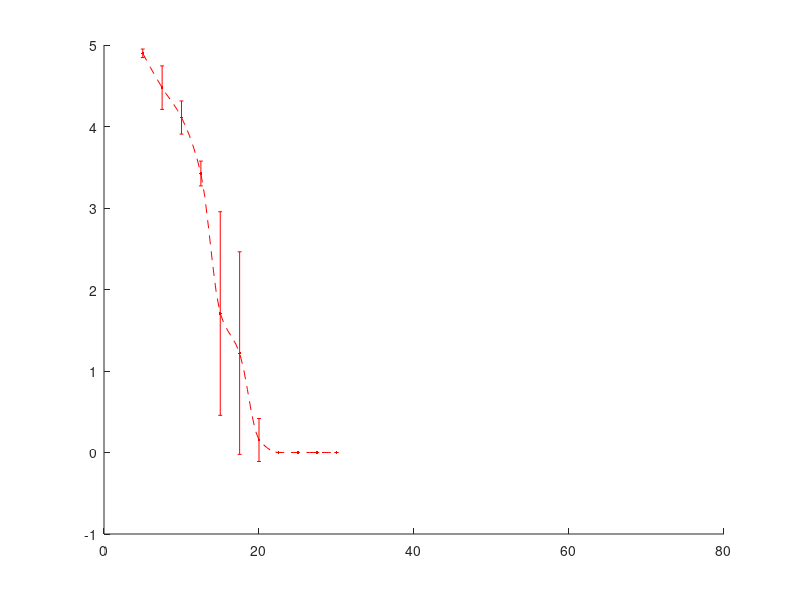

MATLAB code for this plot: (Note: this script raises an error after producing the figure.)
clear all;
rng('shuffle');
number = rand;%used to differenciate the experiments
disp(['Starting experiment number ',num2str(number)]);

n = 100;
smooth_radius = 100;
m = 140;

params.improved_circ = false;
params.improved_rx = 1;%1: Qi+, 2: Qi optimal, other: regular Qi 1.0
params.version = 2;%Qi+ version
params.improved_tx = false;

params.R = [0.015;3.97];
params.miEnv = 1.256627e-06;
params.maxCurrent = 1.2594;
params.env = 'STEIN_ENV_large.mat';
params.beta = 0.225;

%params for TX/RX joint optimization
params.ttl_TX = 25;
params.ttl_RX = inf;

%involved distances
if strcmp('STEIN_ENV.mat',params.env)
    d_min = 5;
    d_max = 30;
	tTime = 1000;
	params.stepByStep = false;
else
    if strcmp('STEIN_ENV_large.mat',params.env)
        d_min = 5;
        d_max = 74.5;
        tTime = 1000;
		params.stepByStep = true;
    end
end

%reference values in V(from STEIN paper, 35g/L salty water experiment)
ref_volt = [4.93, 4.63, 3.88, 3.27, 0.00, 0.00, 0.00, 0.00, 0.00, 0.00, 0.00;
            4.93, 4.42, 4.34, 3.59, 3.26, 3.17, 0.80, 0.00, 0.00, 0.00, 0.00;
            4.93, 4.93, 4.47, 3.50, 3.52, 2.99, 0.12, 0.00, 0.00, 0.00, 0.00;
            4.77, 4.30, 3.95, 3.17, 1.77, 0.00, 0.00, 0.00, 0.00, 0.00, 0.00;
            4.91, 3.98, 3.90, 3.64, 1.68, 1.16, 0.00, 0.00, 0.00, 0.00, 0.00;
            4.92, 4.60, 4.12, 3.37, 0.00, 0.00, 0.00, 0.00, 0.00, 0.00, 0.00];
ref_mean = mean(ref_volt);
%confidence interval size, considering t-student distribution
ref_err = 2.015*std(ref_volt)/sqrt(6);
%distance of the samples (mm)
ref_dist = [5, 7.50, 10.00, 12.5, 15.0, 17.5, 20.0, 22.5, 25, 27.5, 30];

%cubic interpolation of the reference data in order to better compare it to
%the simulated data
ref_mean1 = interp1(ref_dist,ref_mean,linspace(d_min,d_max,m),'pchip');
ref_std = interp1(ref_dist,std(ref_volt),linspace(d_min,d_max,m),'pchip');

figure;
hold on;
errorbar(ref_dist,ref_mean,ref_err,'.r');
plot(linspace(d_min,d_max,m),ref_mean1,'--r');

%NO LINK INTERRUPTION
params.endProb = 0;%no random link interruption
[~, ~, ~, t_RX, CC_RX, t_W, W, ~, ~, ~, ~] = simulate_STEIN(params);
%converting time to distance
%TODO: incorporate d_RX to reduceSeries, because currently it only works for uniformly-spaced temporal series
d_RX = ((tTime-t_RX)*d_min + d_max*t_RX)/tTime;
%adjusting the length of the vectors 
sCC_RX = reduceSeries(CC_RX, smooth_radius, m);
%calculating the output voltage
voltage0 = params.R(2)*sCC_RX;
plot(linspace(d_min,d_max,m),voltage0,'.g');

%CONSIDERING LINK INTERRUPTION
voltage = zeros(n,m);
for i=1:n
    params.endProb = 0.0027;
    [~, ~, ~, t_RX, CC_RX, t_W, W,~] = simulate_STEIN(params);
    %converting time to distance
	d_RX = ((tTime-t_RX)*d_min + d_max*t_RX)/tTime;
	%adjusting the length of the vectors 
	sCC_RX = reduceSeries(CC_RX, smooth_radius, m);
	%calculating the output voltage
	voltage(i,:) = params.R(2)*sCC_RX;
end


if n==1
	plot(linspace(d_min,d_max,m),voltage,'b');
else
    %admit n=100. if you have Statistics Toolbox, use tinv instead of the constant
	errorbar(linspace(d_min,d_max,m),mean(voltage),1.66039*std(voltage)/sqrt(100),'b');
end
ylim([0 inf]);
title(['Exp number ',num2str(number)]);
xlabel('Distance (mm)','FontSize',14,'FontWeight','bold')
ylabel('Voltage(V)','FontSize',14,'FontWeight','bold')
legend('Real','Real (interpolation)','Simulated (no perturbations)',...
    'Simulated (with perturbations)');
set(gcf,'Position',[10,10,550,390]);

figure;
plot(t_W,W);
ylim([105000,210000]);

disp(['Finishing experiment number ',num2str(round(1000000*number))]);

%comparing the simulated data with the real (interpolated) data
%TODO

save(['experiment_',num2str(round(1000000*number)),'.mat']);

